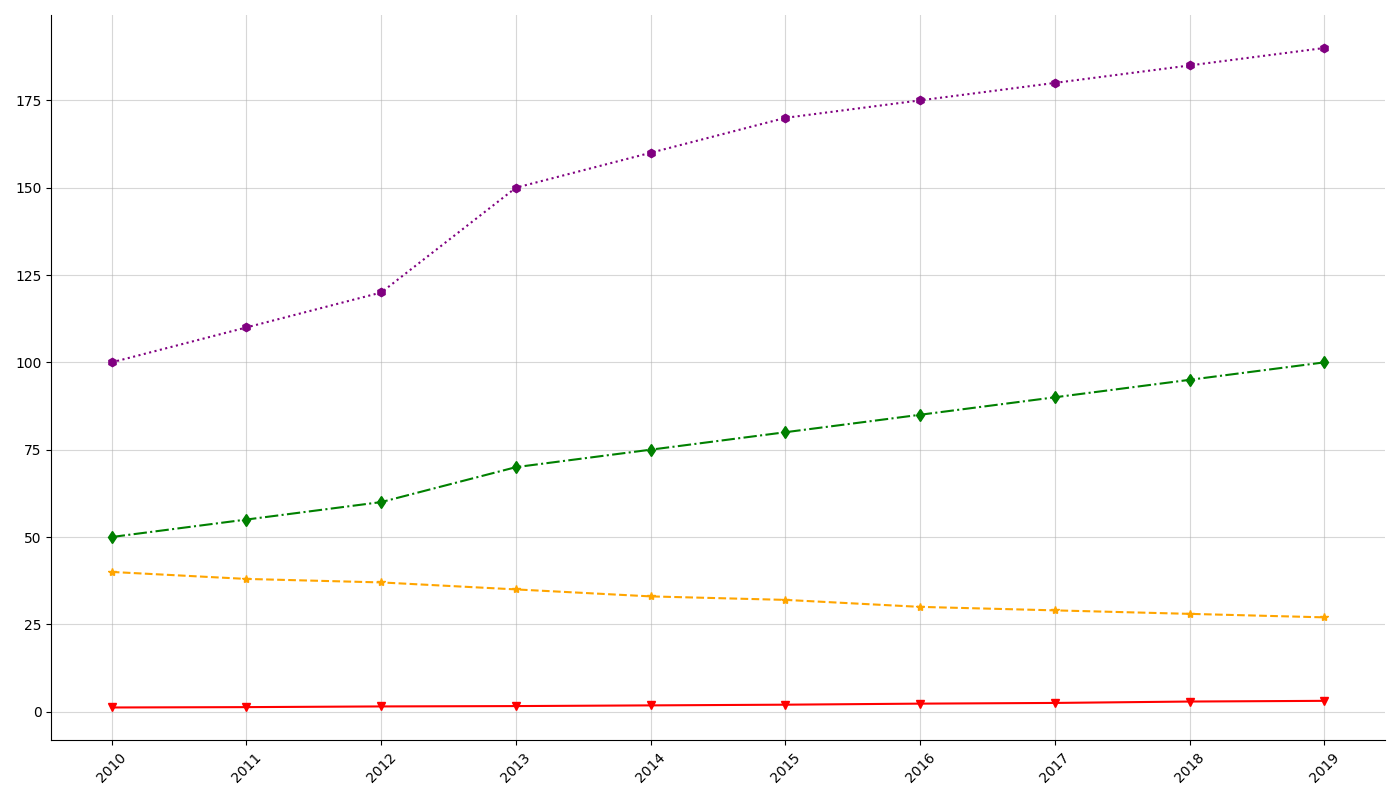

Write the Python code that produced this figure.
import matplotlib.pyplot as plt
import numpy as np

years = np.arange(2010, 2020)

residential_population = [1.2, 1.3, 1.5, 1.6, 1.8, 2.0, 2.3, 2.5, 2.9, 3.1]
green_space = [50, 55, 60, 70, 75, 80, 85, 90, 95, 100]
public_transport_usage = [100, 110, 120, 150, 160, 170, 175, 180, 185, 190]
average_commute_time = [40, 38, 37, 35, 33, 32, 30, 29, 28, 27]

fig, ax = plt.subplots(figsize=(14, 8))

ax.plot(years, residential_population, marker='v', color='red', linestyle='-')
ax.plot(years, green_space, marker='d', color='green', linestyle='-.')
ax.plot(years, public_transport_usage, marker='h', color='purple', linestyle=':')
ax.plot(years, average_commute_time, marker='*', color='orange', linestyle='--')

plt.xticks(years, rotation=45)
plt.grid(True, linestyle='-', alpha=0.5)
ax.spines['top'].set_visible(False)
ax.spines['right'].set_visible(False)
plt.tight_layout()
plt.show()
